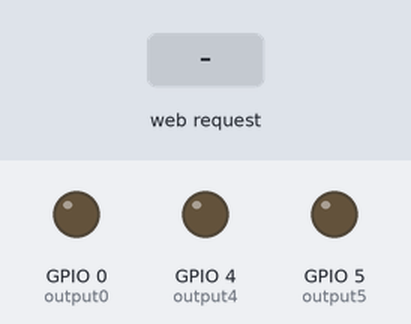
A program run on a simulated ESP8266 (NodeMCU). Shown: output pins drawn as LEDs (lit = HIGH). Inputs (shaded band) come from the test bench. WiFi joins after 1.5 s; servers stay silent unless stated; not simulated (calls return 0 or success): secrets.h; what the program prints to the serial monitor is not drawn.

Above: at 2.7 s.
2.8 s: HTTP request GET /5/toggle received
At 4.0 s:
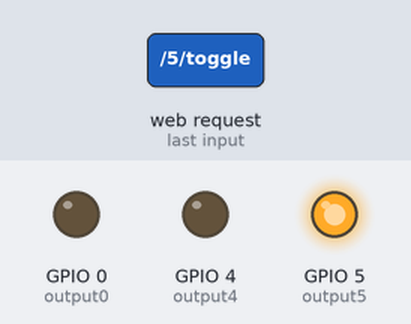
4.3 s: HTTP request GET /4/on received
At 5.1 s:
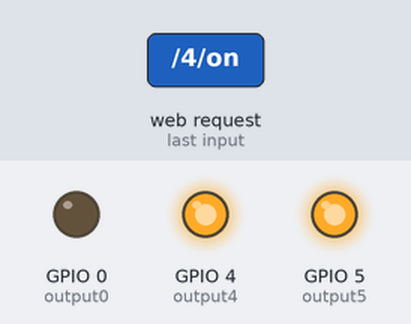
5.8 s: HTTP request GET /5/off received
At 6.3 s:
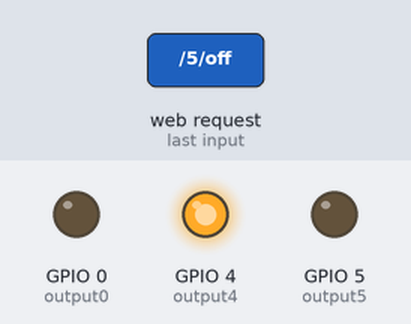
7.3 s: HTTP request GET /0/toggle received
At 8.5 s:
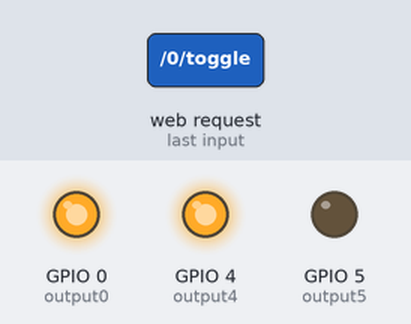
8.8 s: HTTP request GET /5/on received
At 9.8 s:
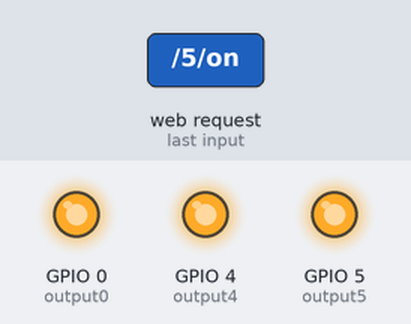
10.3 s: HTTP request GET /4/toggle received
At 10.9 s:
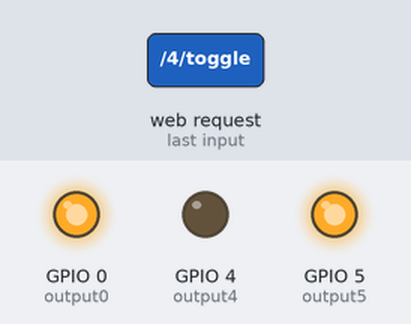
Timing chart, 0 to 12.8 s (numbered marks = the images above; inputs shaded):
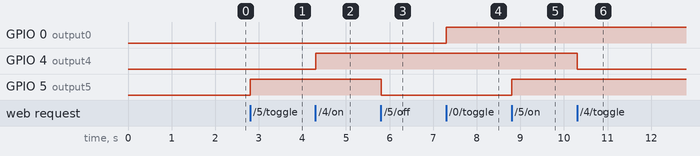

The program:

main.cpp
```cpp
#include <Arduino.h>

// Based on design from https://randomnerdtutorials.com/esp8266-web-server/

#include <ESP8266WiFi.h>
#include <ESP8266mDNS.h>
#include "secrets.h"
// Create a secrets.h file with the following.
// const char* ssid     = "SSID";
// const char* password = "PASSWORD";

// Set web server port number to 80
WiFiServer server(80);

// Variable to store the HTTP request
String header;

// Auxiliar variables to store the current output state
int output5State = 0;
int output4State = 0;
int output0State = 0;

// Assign output variables to GPIO pins
const int output5 = 5;
const int output4 = 4;
const int output0 = 0;

// Current time
unsigned long currentTime = millis();
// Previous time
unsigned long previousTime = 0;
// Define timeout time in milliseconds (example: 2000ms = 2s)
const long timeoutTime = 2000;

void setup() {
  Serial.begin(115200);
  // Initialize the output variables as outputs
  pinMode(output5, OUTPUT);
  pinMode(output4, OUTPUT);
  pinMode(output0, OUTPUT);
  // Set outputs to LOW
  digitalWrite(output5, LOW);
  digitalWrite(output4, LOW);
  digitalWrite(output0, LOW);

  // Connect to Wi-Fi network with SSID and password
  Serial.print("Connecting to ");
  Serial.println(ssid);
  WiFi.begin(ssid, password);
  while (WiFi.status() != WL_CONNECTED) {
    delay(500);
    Serial.print(".");
  }
  // Print local IP address and start web server
  Serial.println("");
  Serial.println("WiFi connected.");
  Serial.println("IP address: ");
  Serial.println(WiFi.localIP());
  if (MDNS.begin("meetingsign")) {
    Serial.println("MDNS responder started");
  }
  server.begin();
}

void loop(){
  WiFiClient client = server.available();   // Listen for incoming clients

  if (client) {                             // If a new client connects,
    Serial.println("New Client.");          // print a message out in the serial port
    String currentLine = "";                // make a String to hold incoming data from the client
    currentTime = millis();
    previousTime = currentTime;
    while (client.connected() && currentTime - previousTime <= timeoutTime) { // loop while the client's connected
      currentTime = millis();
      if (client.available()) {             // if there's bytes to read from the client,
        char c = client.read();             // read a byte, then
        Serial.write(c);                    // print it out the serial monitor
        header += c;
        if (c == '\n') {                    // if the byte is a newline character
          // if the current line is blank, you got two newline characters in a row.
          // that's the end of the client HTTP request, so send a response:
          if (currentLine.length() == 0) {
            // HTTP headers always start with a response code (e.g. HTTP/1.1 200 OK)
            // and a content-type so the client knows what's coming, then a blank line:
            client.println("HTTP/1.1 200 OK");
            client.println("Content-type:text/html");
            client.println("Connection: close");
            client.println();

            // turns the GPIOs on and off
            if (header.indexOf("GET /5/toggle") >= 0) {
              Serial.println("GPIO 5 on");
              digitalWrite(output5, !digitalRead(output5));
              output5State = digitalRead(output5);
            }
            else if (header.indexOf("GET /5/on") >= 0) {
              Serial.println("GPIO 5 on");
              digitalWrite(output5, HIGH);
              output5State = digitalRead(output5);
            }
            else if (header.indexOf("GET /5/off") >= 0) {
              Serial.println("GPIO 5 off");
              digitalWrite(output5, LOW);
              output5State = digitalRead(output5);
            }
            else if (header.indexOf("GET /4/toggle") >= 0) {
              Serial.println("GPIO 4 on");
              digitalWrite(output4, !digitalRead(output4));
              output4State = digitalRead(output4);
            }
            else if (header.indexOf("GET /4/on") >= 0) {
              Serial.println("GPIO 4 on");
              digitalWrite(output4, HIGH);
              output4State = digitalRead(output4);
            }
            else if (header.indexOf("GET /4/off") >= 0) {
              Serial.println("GPIO 4 off");
              digitalWrite(output4, LOW);
              output4State = digitalRead(output4);
            }
            else if (header.indexOf("GET /0/toggle") >= 0) {
              Serial.println("GPIO 0 on");
              digitalWrite(output0, !digitalRead(output0));
              output0State = digitalRead(output0);
            }
            else if (header.indexOf("GET /0/on") >= 0) {
              Serial.println("GPIO 0 on");
              digitalWrite(output0, HIGH);
              output0State = digitalRead(output0);
            }
            else if (header.indexOf("GET /0/off") >= 0) {
              Serial.println("GPIO 0 off");
              digitalWrite(output0, LOW);
              output0State = digitalRead(output0);
            }

            // Display the HTML web page
            client.println("<!DOCTYPE html><html>");
            client.println("<head><meta name=\"viewport\" content=\"width=device-width, initial-scale=1\">");
            client.println("<link rel=\"icon\" href=\"data:,\">");
            // CSS to style the on/off buttons
            client.println("<style>html { font-family: Helvetica; display: inline-block; margin: 0px auto; text-align: center;}");
            client.println(".button { background-color: #195B6A; border: none; color: white; padding: 16px 40px;");
            client.println("text-decoration: none; font-size: 30px; margin: 2px; cursor: pointer;}");
            client.println(".button2 {background-color: #77878A;}</style></head>");

            // Web Page Heading
            client.println("<body><h1><a href=\"/\">Meeting Sign</a></h1>");
            // If the output5State is off, it displays the ON button
            if (output5State == 0) {
            client.println("<p>Blue/Meeting: GPIO 5 - State Off</p>");
              client.println("<p><a href=\"/5/on\"><button class=\"button\">ON</button></a></p>");
            } else {
              client.println("<p>Blue/Meeting: GPIO 5 - State On</p>");
              client.println("<p><a href=\"/5/off\"><button class=\"button button2\">OFF</button></a></p>");
            }

            // If the output4State is off, it displays the ON button
            if (output4State == 0) {
              client.println("<p>Red/Video: GPIO 4 - State Off</p>");
              client.println("<p><a href=\"/4/on\"><button class=\"button\">ON</button></a></p>");
            } else {
              client.println("<p>Red/Video: GPIO 4 - State On</p>");
              client.println("<p><a href=\"/4/off\"><button class=\"button button2\">OFF</button></a></p>");
            }

            if (output0State == 0) {
            client.println("<p>Yellow/Streaming: GPIO 0 - State Off</p>");
              client.println("<p><a href=\"/0/on\"><button class=\"button\">ON</button></a></p>");
            } else {
              client.println("<p>Yellow/Streaming: GPIO 0 - State On</p>");
              client.println("<p><a href=\"/0/off\"><button class=\"button button2\">OFF</button></a></p>");
            }


            client.println("</body></html>");

            // The HTTP response ends with another blank line
            client.println();
            // Break out of the while loop
            break;
          } else { // if you got a newline, then clear currentLine
            currentLine = "";
          }
        } else if (c != '\r') {  // if you got anything else but a carriage return character,
          currentLine += c;      // add it to the end of the currentLine
        }
      }
    }
    // Clear the header variable
    header = "";
    // Close the connection
    client.stop();
    Serial.println("Client disconnected.");
    Serial.println("");
  }
  MDNS.update();
}
```

Measured:
- after the input at 2.8 s, GPIO 5 (output5): LOW → HIGH at once
- after the input at 4.3 s, GPIO 4 (output4): LOW → HIGH at once
- after the input at 5.8 s, GPIO 5 (output5): HIGH → LOW at once
- after the input at 7.3 s, GPIO 0 (output0): LOW → HIGH at once
- after the input at 8.8 s, GPIO 5 (output5): LOW → HIGH at once
- after the input at 10.3 s, GPIO 4 (output4): HIGH → LOW at once
